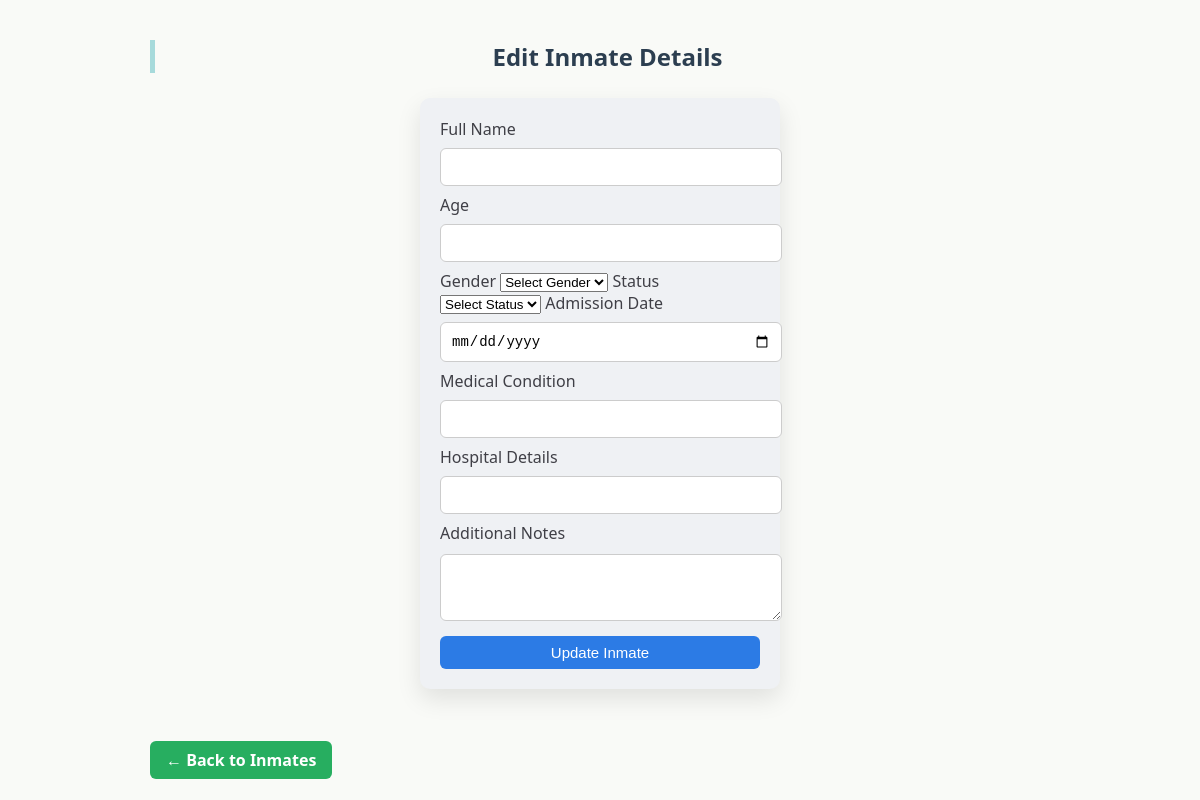
Page /admin/edit-inmate/1 on the earlier database version.
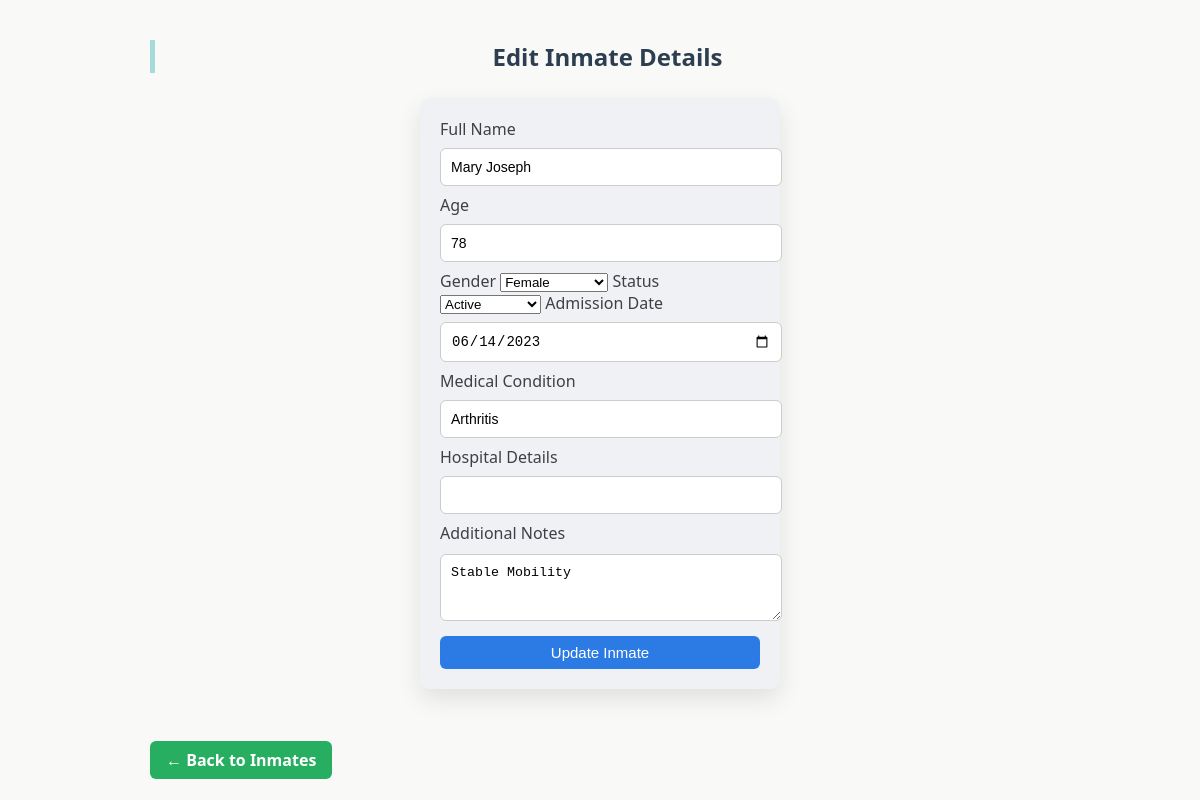
Same page on the later database version.
### tables this page shows
CREATE TABLE inmates(
        id INTEGER PRIMARY KEY AUTOINCREMENT,
        name TEXT,
        age INTEGER,
        gender TEXT,
        admission_date TEXT,
        status TEXT,
        illness TEXT,
        hospital_details TEXT,
        notes TEXT,
        date_of_death TEXT,
        previous_status TEXT,
        status_updated_date TEXT
    );

### app.py (the view, shortened to what this page needs)
@app.route("/admin/edit-inmate/<int:id>", methods=["GET", "POST"])
def edit_inmate(id):
    db = get_db()
    cur = db.cursor()
    cur.execute("SELECT * FROM inmates WHERE id=?", (id,))
    inmate = cur.fetchone()
    return render_template("edit_inmate.html", inmate=inmate)

### app.py (called while the page is built)
def get_db():
    conn = sqlite3.connect(DB)
    conn.row_factory = sqlite3.Row
    return conn

### templates/edit_inmate.html (shortened to what this page needs)
<!DOCTYPE html>
<html>
<head>
    <link rel="stylesheet" href="{{ url_for('static', filename='style.css') }}">
</head>
<body>
<div class="container">
    <h2>Edit Inmate Details</h2>
    <form method="POST">
        <label>Full Name</label>
        <input type="text" name="name" value="{{ inmate.name }}" required>
        <label>Age</label>
        <input type="number" name="age" value="{{ inmate.age }}" required>
        <label>Gender</label>
        <select name="gender" required>
            <option value="">Select Gender</option>
            <option value="Female" {{ 'selected' if inmate.gender == 'Female' else '' }}>Female</option>
        </select>
        <label>Status</label>
        <select name="status" id="status" onchange="toggleDeathDate()" required>
            <option value="">Select Status</option>
            <option value="Active" {{ 'selected' if inmate.status == 'Active' else '' }}>Active</option>
        </select>
        <label>Admission Date</label>
        <input type="date" name="admission_date" value="{{ inmate.admission_date }}" required>
        <label>Medical Condition</label>
        <input type="text" name="illness" value="{{ inmate.illness }}">
        <label>Hospital Details</label>
        <input type="text" name="hospital_details" value="{{ inmate.hospital_details }}">
        <label>Additional Notes</label>
        <textarea name="notes" rows="3">{{ inmate.notes }}</textarea>
        <button type="submit">Update Inmate</button>
    </form>
    <br>
    <a href="/admin/inmates" class="back-btn">← Back to Inmates</a>
</div>
</body>
</html>

Differences in the rows shown:
added inmates: name "Mary Joseph", age "78", admission_date "06/14/2023", illness "Arthritis", notes "Stable Mobility"
Other differences:
form field gender: "Select Gender" → "Female"
form field status: "Select Status" → "Active"
